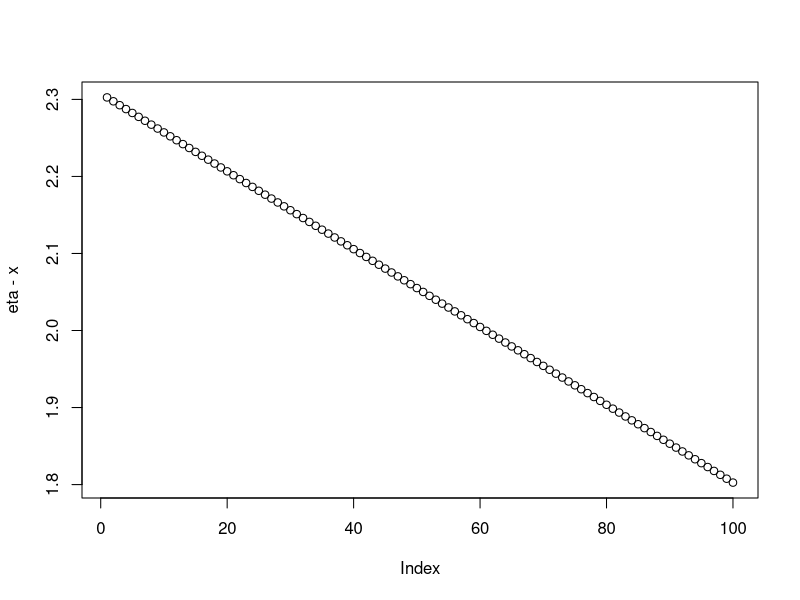
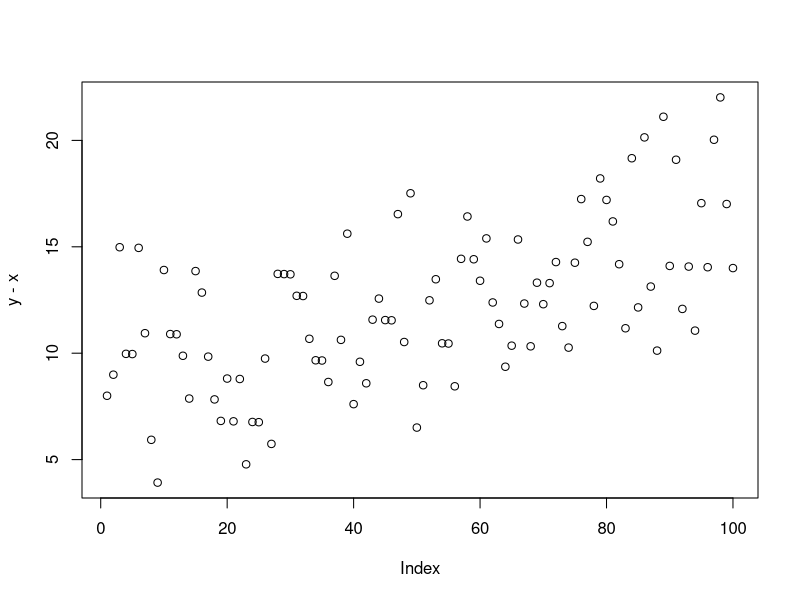
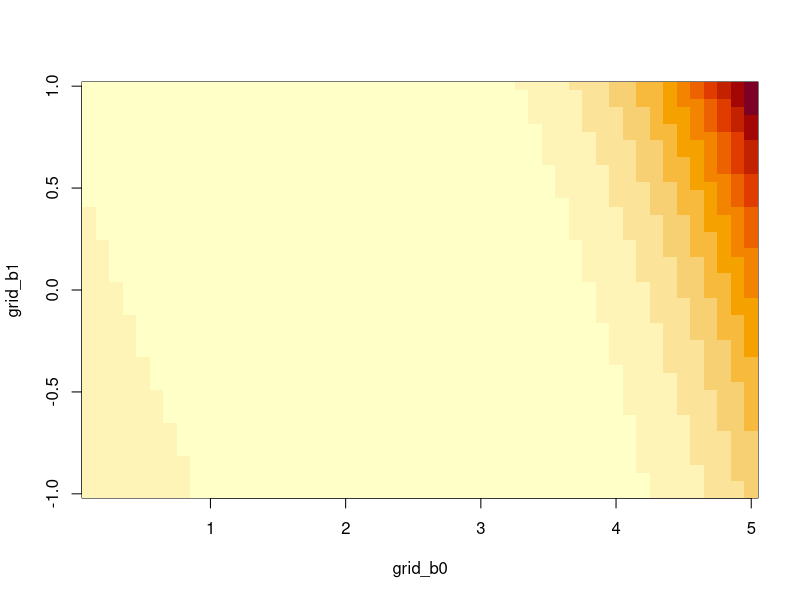
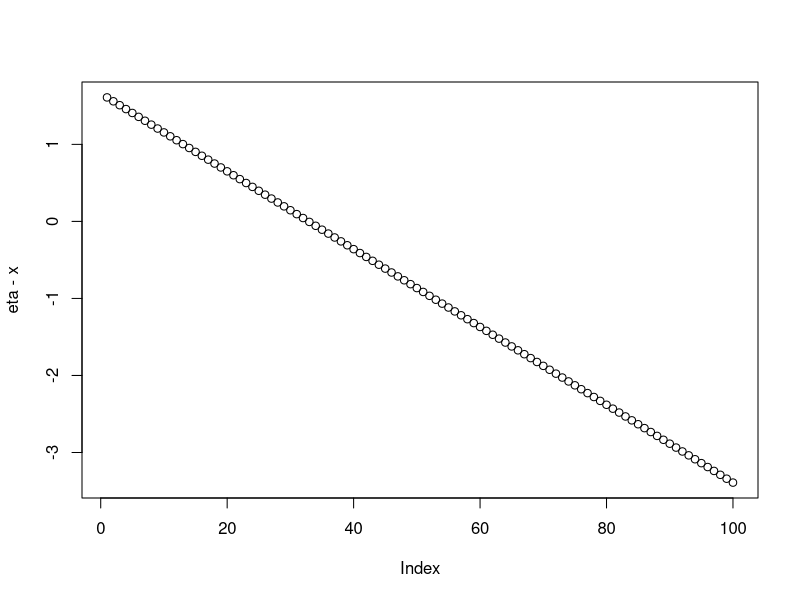
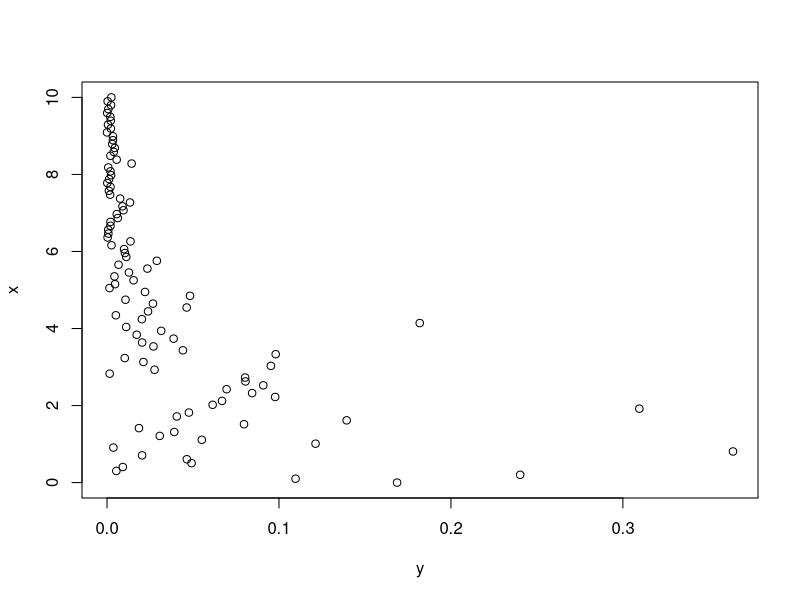
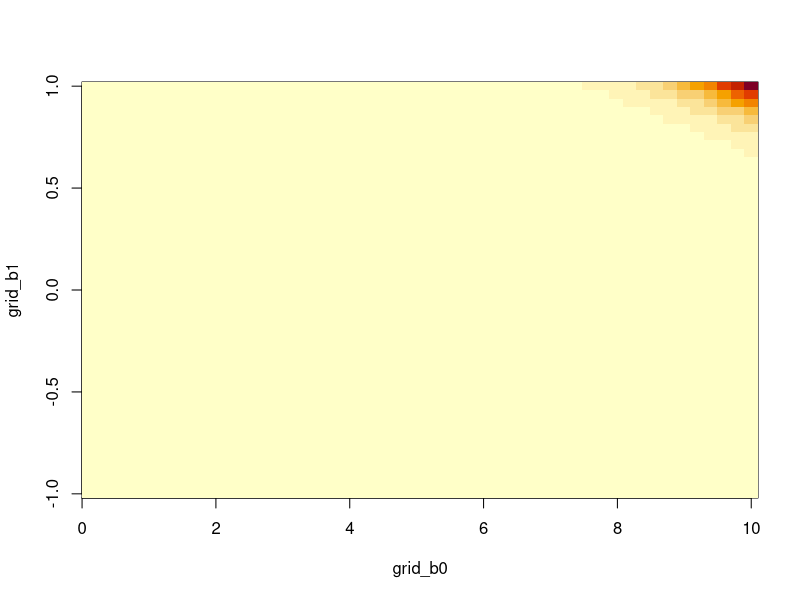

Generate these figures, in order, with R: (Note: this script raises an error after producing the figures.)

 
# Poisson
x <- seq(0, 1, l = 100)
b0 = log(10)
b1 = 0.5

eta = b0 +b1*x # preditor de cada lambda
plot(eta - x)
lambda = exp(eta)

#simulando

set.seed(123)
y = rpois(100, lambda = lambda)
plot(y -x)

dados = data.frame("y" = y, "x" = x)
head(dados)

#log-verossimilhança
ll <- function(theta, y, x){
  lambda = exp(theta[1] + theta[2]*x)
  output <- -sum(dpois(y, lambda = lambda, log = TRUE))
  return(output)
}

# avaliar
ll(theta = c(log(10), 0.5), y = y, x = x)
ll(theta = c(log(10), 0), y = y, x = x)

# maximizando a função
grid_b0 <- seq(0.1, 5, l = 50)
grid_b1 <- seq(-1, 1, l = 50)
grid = expand.grid(grid_b0, grid_b1)
head(grid)

#avaliando em todos os pontos do grid
ll_valor <- c()
for(i in 1:2500){
  ll_valor[i] <- ll(theta = as.numeric(grid[i, ]), y = y, x = x)
}

image(grid_b0, grid_b1, matrix(ll_valor, 50, 50))
grid$ll_valor = ll_valor
grid[which.max(grid$ll_valor), ]

#otimizando numericamente
#colocar ll para retornar o negativo da ll antes
oo <- optim(par = c(2.54, 0), fn = ll, y = y, x = x, hessian = TRUE)
#hessian são os valores das funções score
str(oo)
oo$par
oo$value
oo$convergence
oo$message
inv_Io <- solve(oo$hessian)
inv_Io
ic_Max <- oo$par + qnorm(0.975)*sqrt(diag(inv_Io)) 
ic_Min <- oo$par - qnorm(0.975)*sqrt(diag(inv_Io))
cbind(ic_Min, oo$par, ic_Max)
oo$par
#------------------------------------------------------------------------------

# trabalho
#observações https://www.inf.ufsc.br/~andre.zibetti/probabilidade/exponencial.html

#Y-i|theta ~ Exp(lambda)

x <- seq(0, 10, l = 100)
b0 = log(5)
b1 = 0.5

eta = b0 +b1*x # preditor de cada lambda
plot(eta - x)
lambda = exp(eta)
lambda
summary(lambda)
set.seed(123)
y = rexp(100, rate = lambda)
plot(y, x)

head(y)
y

dados = data.frame("y" = y, "x" = x)
head(dados)

#log-verossimilhança
ll <- function(theta, y, x){
  lambda = exp(theta[1] + theta[2]*x)
  output <- -sum(dexp(y, rate = lambda, log = TRUE))
  return(output)
}

# avaliar
ll(theta = c(log(10), 0.5), y = y, x = x)
ll(theta = c(log(10), 0), y = y, x = x)

# maximizando a função
grid_b0 <- seq(0.1, 10, l = 50)
grid_b1 <- seq(-1, 1, l = 50)
grid = expand.grid(grid_b0, grid_b1)
head(grid)

#avaliando em todos os pontos do grid
ll_valor <- c()
for(i in 1:2500){
  ll_valor[i] <- ll(theta = as.numeric(grid[i, ]), y = y, x = x)
}

image(grid_b0, grid_b1, matrix(ll_valor, 50, 50))
grid$ll_valor = ll_valor
grid[which.max(grid$ll_valor), ]

#otimizando numericamente
#colocar ll para retornar o negativo da ll antes
oo <- optim(par = c(2.54, 0), fn = ll, y = y, x = x, hessian = TRUE)
#hessian são os valores das funções score
str(oo)
oo$par
oo$value
oo$convergence
oo$message
inv_Io <- solve(oo$hessian)
inv_Io
ic_Max <- oo$par + qnorm(0.975)*sqrt(diag(inv_Io)) 
ic_Min <- oo$par - qnorm(0.975)*sqrt(diag(inv_Io))
cbind(ic_Min, oo$par, ic_Max)
oo$par



## ll = pexp(y2, rate) - pexp(y1, rate)
## onde y1 = y - 0.5 e y2 = y + 0.5
# criando as observações censuradas
y1 <- y - 0.5
y2 <- y + 0.5
censu <- data.frame(y1, y2)
censu
#verossimilhança da censura
# função de verossimilhança
ll_censu <- c()
for(i in 1:100){
  ll_censu[i] <- pexp(censu$y2[i], rate = lambda) - pexp(censu$y1[i], rate = lambda)
}
plot(ll_censu2)
#log-verossimilhança
vero <- sum(log(ll_censu))
vero


ll_censu2 <- c()
for(i in 1:100){
  ll_censu2[i] <- pexp(censu$y2[i], rate = lambda[i]) - pexp(censu$y1[i], rate = lambda[i])
}
ll_censu2
#log-verossimilhança
log_vero <- -log(ll_censu2)
log_vero
plot(log_vero)
vero_ <- sum(log_vero)
vero_
vero2 <- sum(log(ll_censu2))
vero2

##fazer uma função q vai alterando os bettas
##x <- seq(0, 10, l = 100)
##b0 = log(10)
##b1 = 0.5

##eta = b0 +b1*x # preditor de cada lambda
##plot(eta - x)
##lambda = exp(eta)
##lambda